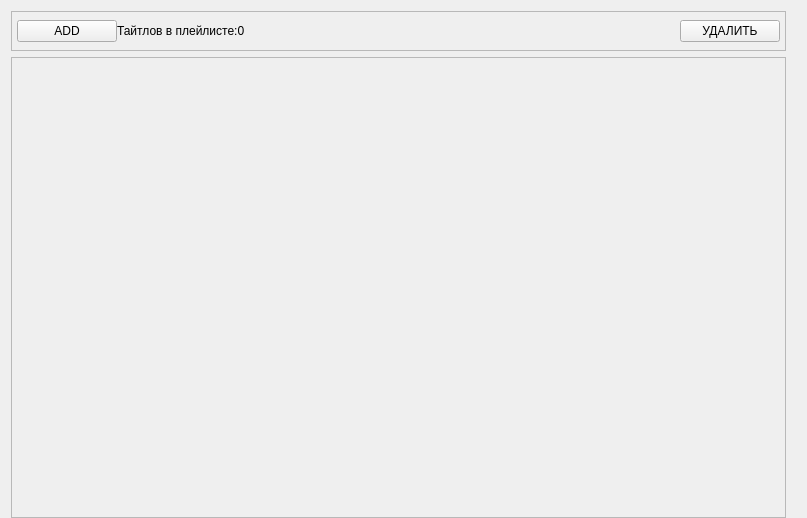
<?xml version="1.0" encoding="UTF-8"?>
<ui version="4.0">
 <class>NewTab</class>
 <widget class="QWidget" name="NewTab">
  <property name="geometry">
   <rect>
    <x>0</x>
    <y>0</y>
    <width>807</width>
    <height>518</height>
   </rect>
  </property>
  <property name="windowTitle">
   <string>Form</string>
  </property>
  <layout class="QVBoxLayout" name="verticalLayout_2" stretch="0,0">
   <property name="rightMargin">
    <number>21</number>
   </property>
   <property name="bottomMargin">
    <number>0</number>
   </property>
   <item>
    <widget class="QFrame" name="topBar">
     <property name="minimumSize">
      <size>
       <width>0</width>
       <height>40</height>
      </size>
     </property>
     <property name="maximumSize">
      <size>
       <width>16777215</width>
       <height>45</height>
      </size>
     </property>
     <property name="styleSheet">
      <string notr="true"/>
     </property>
     <property name="frameShape">
      <enum>QFrame::StyledPanel</enum>
     </property>
     <property name="frameShadow">
      <enum>QFrame::Raised</enum>
     </property>
     <layout class="QHBoxLayout" name="horizontalLayout">
      <property name="spacing">
       <number>0</number>
      </property>
      <property name="leftMargin">
       <number>5</number>
      </property>
      <property name="topMargin">
       <number>0</number>
      </property>
      <property name="rightMargin">
       <number>5</number>
      </property>
      <property name="bottomMargin">
       <number>0</number>
      </property>
      <item>
       <layout class="QHBoxLayout" name="bar_left">
        <item>
         <widget class="QPushButton" name="addT">
          <property name="maximumSize">
           <size>
            <width>100</width>
            <height>16777215</height>
           </size>
          </property>
          <property name="focusPolicy">
           <enum>Qt::NoFocus</enum>
          </property>
          <property name="text">
           <string>ADD</string>
          </property>
         </widget>
        </item>
       </layout>
      </item>
      <item>
       <widget class="QLabel" name="row_count">
        <property name="text">
         <string>Тайтлов в плейлисте:0</string>
        </property>
       </widget>
      </item>
      <item>
       <layout class="QHBoxLayout" name="bar_right">
        <item>
         <widget class="QPushButton" name="delP">
          <property name="maximumSize">
           <size>
            <width>100</width>
            <height>16777215</height>
           </size>
          </property>
          <property name="focusPolicy">
           <enum>Qt::NoFocus</enum>
          </property>
          <property name="text">
           <string>УДАЛИТЬ</string>
          </property>
         </widget>
        </item>
       </layout>
      </item>
     </layout>
    </widget>
   </item>
   <item>
    <widget class="QScrollArea" name="scrollArea">
     <property name="focusPolicy">
      <enum>Qt::NoFocus</enum>
     </property>
     <property name="widgetResizable">
      <bool>true</bool>
     </property>
     <property name="alignment">
      <set>Qt::AlignHCenter|Qt::AlignTop</set>
     </property>
     <widget class="QWidget" name="widget">
      <property name="geometry">
       <rect>
        <x>0</x>
        <y>0</y>
        <width>775</width>
        <height>461</height>
       </rect>
      </property>
      <layout class="QVBoxLayout" name="rowList">
       <property name="spacing">
        <number>5</number>
       </property>
       <property name="leftMargin">
        <number>5</number>
       </property>
       <property name="topMargin">
        <number>5</number>
       </property>
       <property name="rightMargin">
        <number>5</number>
       </property>
       <property name="bottomMargin">
        <number>5</number>
       </property>
      </layout>
     </widget>
    </widget>
   </item>
  </layout>
 </widget>
 <resources/>
 <connections/>
</ui>
